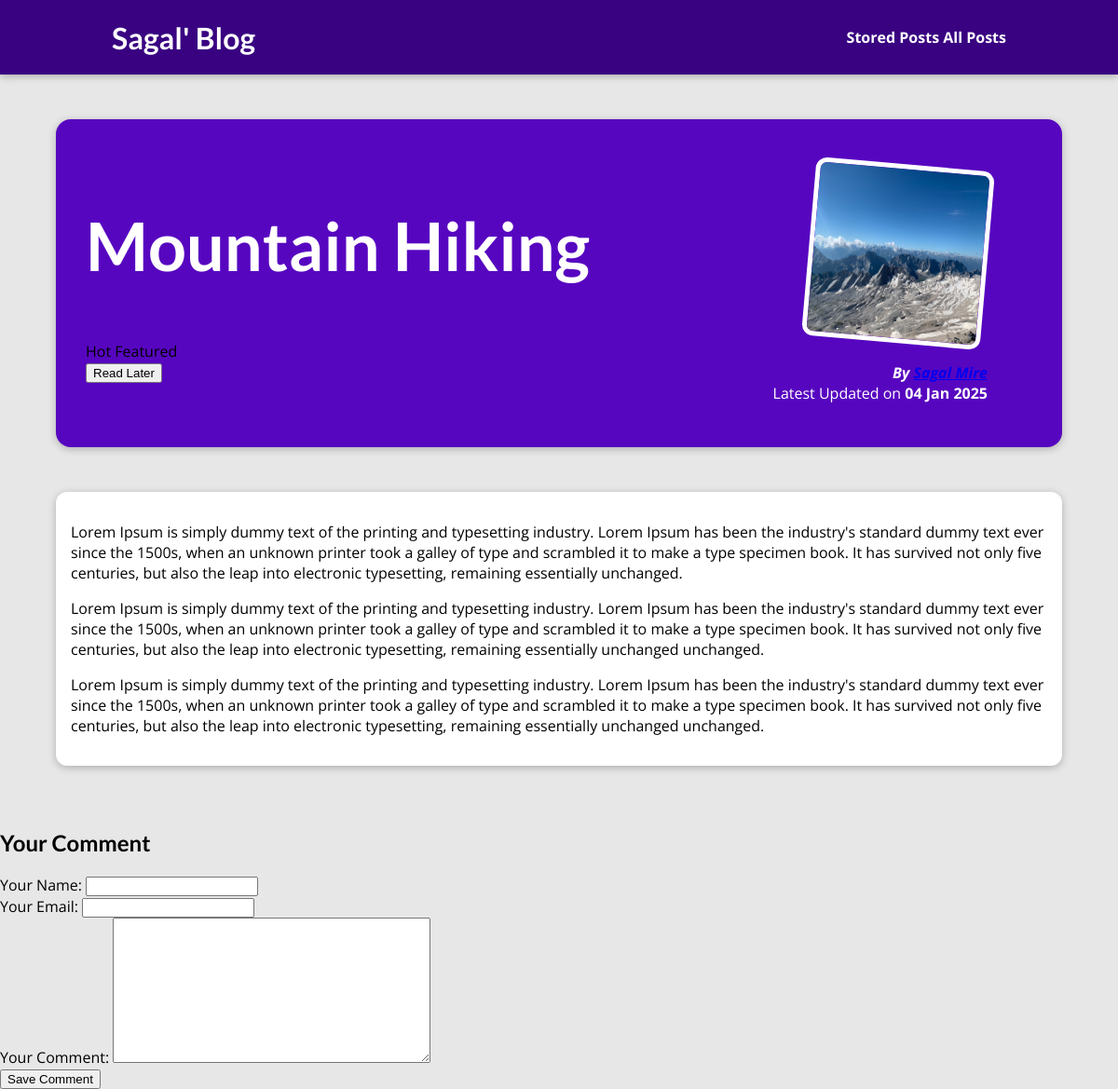
The page /posts/hike-in-the-mountains on the database its author committed.
### blog/models.py (models this page shows, shortened)
class Post(models.Model):
    title = models.CharField( max_length=150)
    excerpt = models.CharField(max_length=200)
    image = models.ImageField(upload_to="posts", null=True)
    date = models.DateField(auto_now=True)
    slug = models.CharField(unique=True, db_index=True, max_length= 100)
    content = models.TextField(validators=[MinLengthValidator(10)])
    author = models.ForeignKey(Author, on_delete=models.SET_NULL, null=True, related_name="posts")
    tags = models.ManyToManyField(Tag)

class Tag(models.Model):
    caption = models.CharField(max_length=20)

class Author(models.Model):
    fisrt_name = models.CharField(max_length=50)
    last_name = models.CharField(max_length=50)
    email_address = models.EmailField()
    def full_name(self):
        return f"{self.fisrt_name} {self.last_name}"
    def __str__(self):
        return self.full_name()

### blog/views.py (the view, shortened to what this page needs)
# urls.py: path('posts/<slug:slug>', views.SinglePostView.as_view(), name="posts-detail-page"),
class SinglePostView(View):
    def is_stored_posts(self, request, post_id):
         stored_posts = request.session.get("stored_posts")
         if stored_posts is not None:
            is_saved_for_later = post_id in stored_posts
         else:
            is_saved_for_later = False
         return is_saved_for_later
    def get(self, request, slug):
        post =Post.objects.get(slug=slug)
        context = {
            "post":post,
            "post_tags":post.tags.all(),
            "comment_form": CommentForm(),
            "comments": post.comments.all().order_by("-id"),
            "saved_for_later": self.is_stored_posts(request, post.id)
        }
        return render(request, "blog/post-detail.html",context)

### blog/forms.py
class CommentForm(forms.ModelForm):
    class Meta:
        model = Comment
        exclude = ["post"]
        labels ={
            "user_name": "Your Name",
            "user_email": "Your Email",
            "text": "Your Comment"
        }

### blog/templates/blog/post-detail.html (shortened to what this page needs)
{% extends "base.html" %}
{% load static %}
{% block css_files %}
<link rel="stylesheet" href="{% static "blog/post.css" %}">
<link rel="stylesheet" href="{% static "blog/all-posts.css" %}">
<link rel="stylesheet" href="{% static "blog/post-detail.css" %}">
{% endblock  %}
{% block content %}
    <section id="summary">
        <h2>{{post.title}}</h2>
        <div>
         {% for  tag in post_tags %}
            <span class="tag">{{ tag.caption }}</span>
         {% endfor %}
        </div>
        <div id="read-later">
            <form action="{% url "read-later" %}" method="POST">
                <button>
                    {% if saved_for_later %}
                        Remove from "Read Later" List
                    {% else %}
                        Read Later
                    {% endif %}
                </button>
            </form>
        </div>
        <article>
            <img src="{{ post.image.url }}"  alt="{{post.title}}" />
            <address>By <a href="mailto:{{ post.author.email_address }}">{{post.author}}</a></address>
            <div>Latest Updated on <time>{{post.date|date:"d M Y"}}</time></div>
        </article>
    </section>
    <main>
        <p>{{post.content|linebreaks}}</p>
    </main>
    <section id="comment_form">
        <h2>Your Comment</h2>
        <form action="{% url "posts-detail-page" post.slug %}"  method="POST">
            {% for form_field in comment_form %}
                <div class="form_control {% if form_field.errors %}invalid{% endif %}">
                    {{ form_field.label_tag }}
                    {{ form_field }}
                </div>
            {% endfor %}
                <button>Save Comment</button>
        </form>
    </section>
{% endblock %}

### static/app.css (style rules this page uses)
* { box-sizing: border-box; }
html { font-family: 'Open Sans', 'Lato', sans-serif; }
body { margin: 0; }
h1, h2, h3 { font-family: 'Lato', sans-serif; font-weight: bold; }

### blog/static/blog/post-detail.css (style rules this page uses)
body { background-color: #e7e7e7; }
#summary { margin: 8rem auto 3rem auto; padding: 2rem; width: 90%; max-width: 90rem; border-radius: 16px; background-color: #5706c0; position: relative; box-shadow: 0 2px 8px rgba(0, 0, 0, 0.25); height: 22rem; }
#summary h2 { color: white; font-size: 4.5rem; }
#summary article { position: absolute; top: 2rem; right: 3rem; padding: 1rem 2rem; border-radius: 12px; text-align: right; color: white; }
#summary article img { width: 12rem; height: 12rem; border-radius: 12px; transform: rotateZ(5deg); border: 5px solid white; margin-bottom: 1rem; }
#summary address { font-weight: bold; }
#summary time { font-weight: bold; }
main { width: 90%; max-width: 90rem; margin: 3rem auto; background-color: white; padding: 1rem; border-radius: 12px; box-shadow: 0 2px 8px rgba(0, 0, 0, 0.25); }

### blog/static/blog/all-posts.css (style rules this page uses)
body { background-color: #e7e7e7; }

### rows shown on the page
Post: title "Mountain Hiking", image (picture), author "Sagal Mire", date "04 Jan 2025", content "Lorem Ipsum is simply dummy text of the printing and typesetting industry. Lorem Ipsum has been the industry's standard dummy text ever since the 1500s, when an unknown printer took a galley of type and scrambled it to make a type specimen book. It has survived not only five centuries, but also the leap into electronic typesetting, remaining essentially unchanged. Lorem Ipsum is simply dummy text of the printing and typesetting industry. Lorem Ipsum has been the industry's standard dummy text ever since the 1500s, when an unknown printer took a galley of type and scrambled it to make a type specimen book. It has survived not only five centuries, but also the leap into electronic…"
Tag: caption "Hot"
Tag: caption "Featured"
